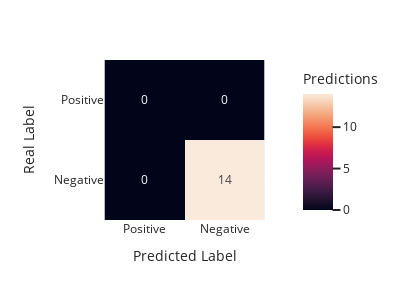

Write notebook code for a chart like this one.
### Markdown cell above
##### 7.7. Individual Sample Visualization

### Code cell
# Create signal_df
event_idx = 9
print(dataset.csv_list[event_idx])
sample_df, conf_matrix = signal_exploration(event_idx, dataset, model)
metrics = conf_matrix_metrics(conf_matrix)
print(f"Confusion Matrix: {conf_matrix}")
print(sample_df)
plot_confusion_matrix(metrics)
false_positive = sample_df.query('Result == "FP"')
false_negative = sample_df.query('Result == "FN"')
# sample_df = pd.concat([sample_df, sample_df])
print("FALSE POSITVES")
print(false_positive)
print("")
print("FALSE NEGATIVES")
print(false_negative)

### Figure 1 — Plotly figure (JSON) as saved in the notebook; plotly's stock layout.template omitted (floating-point values rounded to 4 significant figures)
{"data": [{"coloraxis": "coloraxis", "hovertemplate": "Predicted Label: %{x}<br>Real Label: %{y}<br>Predictions: %{z}<extra></extra>", "name": "0", "texttemplate": "%{z}", "type": "heatmap", "x": ["Positive", "Negative"], "xaxis": "x", "y": ["Positive", "Negative"], "yaxis": "y", "z": [[0, 0], [0, 14]]}], "layout": {"coloraxis": {"colorbar": {"title": {"text": "Predictions"}}, "colorscale": [[0, "rgb(2,4,25)"], [0.0625, "rgb(24,15,41)"], [0.125, "rgb(47,23,57)"], [0.1875, "rgb(71,28,72)"], [0.25, "rgb(97,30,82)"], [0.3125, "rgb(123,30,89)"], [0.375, "rgb(150,27,91)"], [0.4375, "rgb(177,22,88)"], [0.5, "rgb(203,26,79)"], [0.5625, "rgb(223,47,67)"], [0.625, "rgb(236,76,61)"], [0.6875, "rgb(242,107,73)"], [0.75, "rgb(244,135,95)"], [0.8125, "rgb(245,162,122)"], [0.875, "rgb(246,188,153)"], [0.9375, "rgb(247,212,187)"], [1, "rgb(250,234,220)"]]}, "height": 300, "margin": {"t": 60}, "width": 400, "xaxis": {"anchor": "y", "constrain": "domain", "domain": [0, 1], "scaleanchor": "y", "title": {"text": "Predicted Label"}}, "yaxis": {"anchor": "x", "autorange": "reversed", "constrain": "domain", "domain": [0, 1], "title": {"text": "Real Label"}}}}
